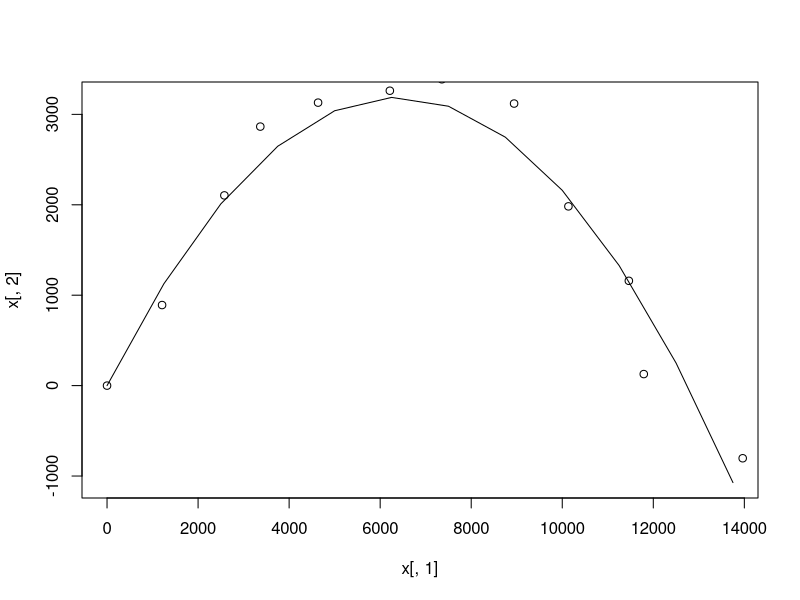

Reproduce this figure in R.
## ---- chunk 1
library(mvtnorm)
## ---- chunk 2
meas_err_sd<-200
k<-5 #number of seconds between observations
init_pos<-c(0,0)
init_velo<-c(250,250)
Tmax<-60 #number of seconds to run the simulation
iter_max<-floor(Tmax/k)
a<-c(0,-9.8) #acceleration
x<-matrix(NA,nrow=iter_max,ncol=4) #position and velocity
colnames(x)<-c("pos_horiz","pos_vert","velo_horiz","velo_vert")
y<-matrix(NA,nrow=iter_max,ncol=2) #observed position
colnames(y)<-c("pos_horiz","pos_vert")
x[1,]<-c(init_pos,init_velo)
y[1,]<-init_pos
A<-diag(4)
A[1:2,3:4]<-k*diag(2)
B<-rbind(.5*k^2*diag(2),k*diag(2))%*%a
C<-cbind(diag(2),matrix(0,nrow=2,ncol=2))
R<-meas_err_sd^2*diag(2)

for(t in 2:iter_max){
  x[t,]<-A%*%x[(t-1),] + B
  y[t,]<-rmvnorm(1,drop(C%*%x[t,]),R)
}
plot(x[,1],x[,2],type="l")
points(y[,1],y[,2])
